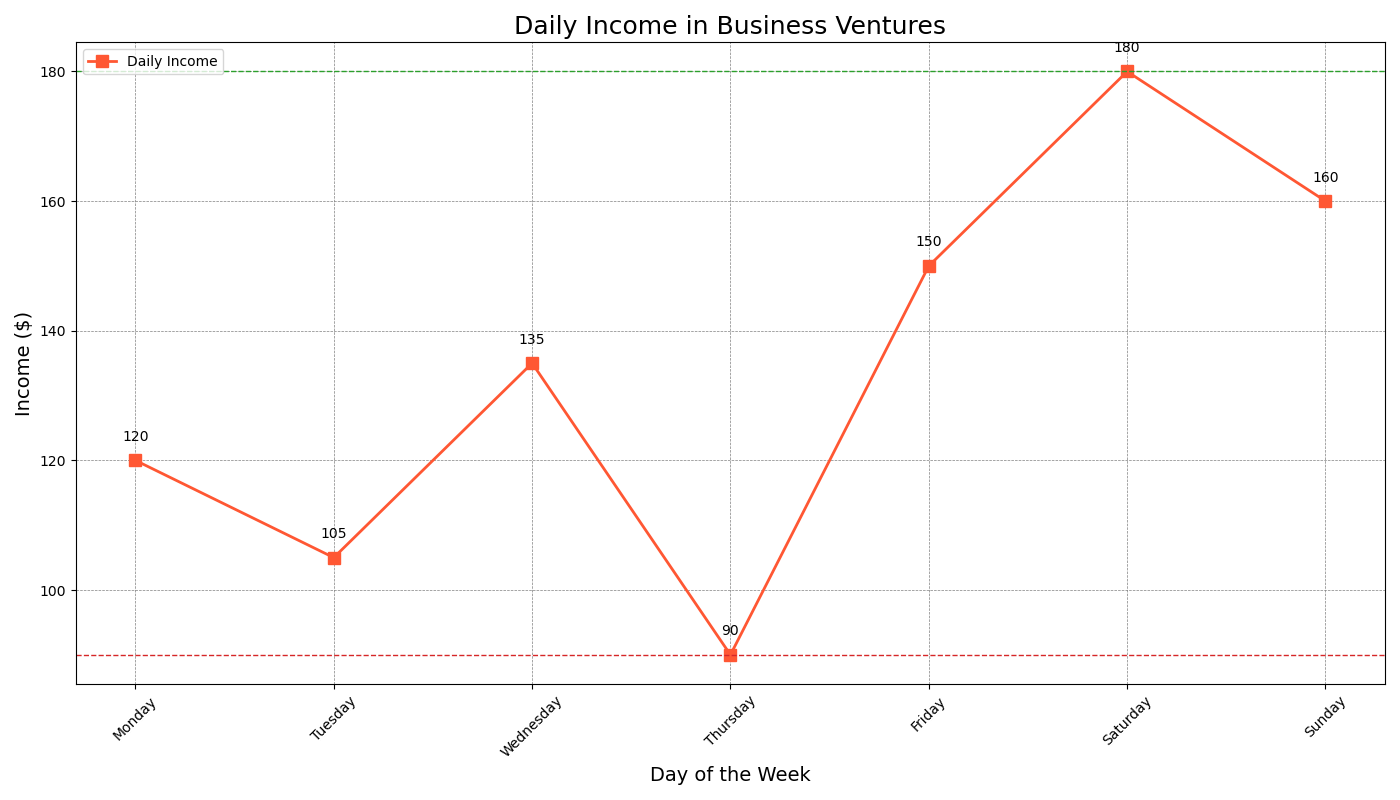

The Python source for this figure:

import matplotlib.pyplot as plt

# Data for the new chart
data = [
    {'Day': 'Monday', 'Income': 120},
    {'Day': 'Tuesday', 'Income': 105},
    {'Day': 'Wednesday', 'Income': 135},
    {'Day': 'Thursday', 'Income': 90},
    {'Day': 'Friday', 'Income': 150},
    {'Day': 'Saturday', 'Income': 180},
    {'Day': 'Sunday', 'Income': 160}
]

# Extracting the days and income into separate lists
days = [entry['Day'] for entry in data]
income = [entry['Income'] for entry in data]

# Creating the line chart
plt.figure(figsize=(14, 8))  # Set the size of the figure

# Plot the data
plt.plot(days, income, color='#FF5733', linestyle='-', marker='s', linewidth=2, markersize=8, label="Daily Income")

# Add titles and labels
plt.title('Daily Income in Business Ventures', fontsize=18, loc='center')
plt.xlabel('Day of the Week', fontsize=14)
plt.ylabel('Income ($)', fontsize=14)
plt.xticks(rotation=45)  # Rotate x-axis labels for better readability

# Include grid lines
plt.grid(True, linestyle='--', linewidth=0.5, color='grey')

# Add more diversified visual encoding such as text annotations for the data points
for i, count in enumerate(income):
    plt.text(days[i], count + 3, str(count), ha='center', color='black')

# Highlight the max and min income
max_income = max(income)
min_income = min(income)
plt.axhline(max_income, color='#2ca02c', linestyle='--', linewidth=1)
plt.axhline(min_income, color='#d62728', linestyle='--', linewidth=1)

# Add a legend
plt.legend(loc='upper left')

# Show the plot
plt.tight_layout()  # Adjust the plot to ensure everything fits without overlapping
plt.show()
